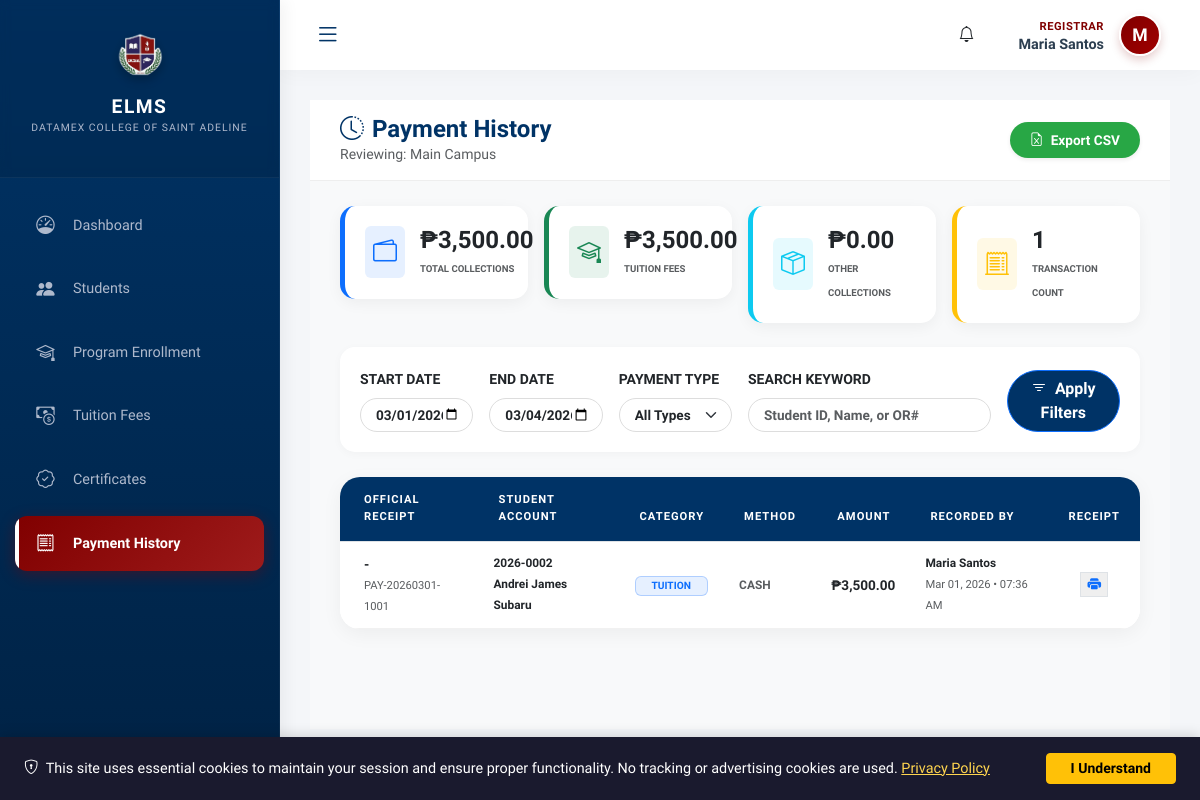
Screenshot of /modules/registrar/payment_history.php (signed in) with the database file from the repository.
### tables this page shows
CREATE TABLE `branches` (
  `id` int(10) UNSIGNED NOT NULL,
  `school_id` int(10) UNSIGNED NOT NULL,
  `name` varchar(100) NOT NULL,
  `address` text DEFAULT NULL
);

CREATE TABLE `payments` (
  `id` int(10) UNSIGNED NOT NULL,
  `reference_no` varchar(50) DEFAULT NULL,
  `or_number` varchar(50) DEFAULT NULL,
  `student_id` int(10) UNSIGNED NOT NULL,
  `amount` decimal(10,2) NOT NULL,
  `payment_type` varchar(100) DEFAULT NULL,
  `other_type_description` varchar(255) DEFAULT NULL,
  `description` text DEFAULT NULL,
  `academic_year_id` int(10) UNSIGNED DEFAULT NULL,
  `semester` enum('1st','2nd','summer') DEFAULT NULL,
  `term` enum('prelim','midterm','prefinals','finals','full','downpayment') DEFAULT NULL,
  `branch_id` int(10) UNSIGNED DEFAULT NULL,
  `recorded_by` int(10) UNSIGNED DEFAULT NULL,
  `payment_method` enum('cash','bank_transfer','online','check') DEFAULT 'cash',
  `status` enum('pending','verified','rejected') DEFAULT 'pending',
  `verified_by` int(10) UNSIGNED DEFAULT NULL,
  `verified_at` datetime DEFAULT NULL,
  `rejection_reason` text DEFAULT NULL,
  `proof_file` varchar(255) DEFAULT NULL,
  `created_at` timestamp NOT NULL DEFAULT current_timestamp()
);

CREATE TABLE `students` (
  `user_id` int(10) UNSIGNED NOT NULL,
  `student_no` varchar(20) NOT NULL,
  `lrn` varchar(12) DEFAULT NULL,
  `course_id` int(10) UNSIGNED DEFAULT NULL,
  `program_type` enum('college','shs') DEFAULT NULL,
  `student_type` enum('regular','irregular','transferee') NOT NULL DEFAULT 'regular',
  `previous_school` varchar(255) DEFAULT NULL
);

### config/db.php (called while the page is built, shortened)
<?php
if (!function_exists('clean_input')) {
    function clean_input($data) {
        $data = trim($data);
        $data = stripslashes($data);
        $data = htmlspecialchars($data, ENT_QUOTES, 'UTF-8');
        return $data;
    }
}
?>

### modules/registrar/payment_history.php (the view, shortened to what this page needs)
<?php
require_once '../../config/init.php';
$registrar_id = $_SESSION['user_id'];
$registrar_profile = $conn->query("SELECT branch_id FROM user_profiles WHERE user_id = $registrar_id")->fetch_assoc();
$branch_id = (int)($registrar_profile['branch_id'] ?? 0);
$branch = $conn->query("SELECT * FROM branches WHERE id = $branch_id")->fetch_assoc();
$start_date = $_GET['start_date'] ?? date('Y-m-01');
$end_date = $_GET['end_date'] ?? date('Y-m-d');
$search = clean_input($_GET['search'] ?? '');
$where = "(p.branch_id = ? OR p.branch_id IS NULL)";
$params = [$branch_id];
$types = "i";
if ($start_date && $end_date) {
    $where .= " AND DATE(p.created_at) BETWEEN ? AND ?";
    $params[] = $start_date;
    $params[] = $end_date;
    $types .= "ss";
}
$summary_stmt = $conn->prepare("
    SELECT
        COUNT(*) as total_count,
        SUM(amount) as total_amount,
        SUM(CASE WHEN LOWER(payment_type) = 'tuition' THEN amount ELSE 0 END) as tuition_total,
        SUM(CASE WHEN LOWER(payment_type) != 'tuition' THEN amount ELSE 0 END) as other_total
    FROM payments p
    INNER JOIN students s ON p.student_id = s.user_id
    INNER JOIN user_profiles up ON s.user_id = up.user_id
    WHERE $where
");
$summary_stmt->bind_param($types, ...$params);
$summary_stmt->execute();
$summary = $summary_stmt->get_result()->fetch_assoc();
$payments_stmt = $conn->prepare("
    SELECT p.*, s.student_no,
           CONCAT(up.first_name, ' ', up.last_name) as student_name,
           CONCAT(rec.first_name, ' ', rec.last_name) as recorded_by_name,
           ay.year_name
    FROM payments p
    INNER JOIN students s ON p.student_id = s.user_id
    INNER JOIN user_profiles up ON s.user_id = up.user_id
    LEFT JOIN user_profiles rec ON p.recorded_by = rec.user_id
    LEFT JOIN academic_years ay ON p.academic_year_id = ay.id
    WHERE $where
    ORDER BY p.created_at DESC
");
$payments_stmt->bind_param($types, ...$params);
$payments_stmt->execute();
$payments = $payments_stmt->get_result();
include '../../includes/header.php';
?>
<link rel="stylesheet" href="css/payment_history.css">
<div class="header-fixed-part animate__animated animate__fadeInDown">
    <div class="d-flex justify-content-between align-items-center flex-wrap gap-2">
        <div>
            <h4 class="fw-bold mb-0" style="color: var(--blue);"><i class="bi bi-clock-history me-2 text-maroon"></i>Payment History</h4>
            <p class="text-muted small mb-0">Reviewing: <?php echo htmlspecialchars($branch['name'] ?? 'General Branch'); ?></p>
        </div>
        <div class="d-flex gap-2">
            <button class="btn btn-excel shadow-sm" onclick="exportToExcel()">
                <i class="bi bi-file-earmark-excel me-1"></i> Export CSV
            </button>
        </div>
    </div>
</div>
<div class="body-scroll-part">
    <div class="row g-3 mb-4 animate__animated animate__fadeIn">
        <div class="col-md-3">
            <div class="finance-stat-card border-start border-primary border-5">
                <div class="p-2 bg-primary bg-opacity-10 text-primary rounded"><i class="bi bi-wallet2 fs-4"></i></div>
                <div><h4 class="mb-0 fw-bold">₱<?php echo number_format($summary['total_amount'] ?? 0, 2); ?></h4><small class="text-muted text-uppercase fw-bold" style="font-size:0.6rem;">Total Collections</small></div>
            </div>
        </div>
        <div class="col-md-3">
            <div class="finance-stat-card border-start border-success border-5">
                <div class="p-2 bg-success bg-opacity-10 text-success rounded"><i class="bi bi-mortarboard fs-4"></i></div>
                <div><h4 class="mb-0 fw-bold">₱<?php echo number_format($summary['tuition_total'] ?? 0, 2); ?></h4><small class="text-muted text-uppercase fw-bold" style="font-size:0.6rem;">Tuition Fees</small></div>
            </div>
        </div>
        <div class="col-md-3">
            <div class="finance-stat-card border-start border-info border-5">
                <div class="p-2 bg-info bg-opacity-10 text-info rounded"><i class="bi bi-box-seam fs-4"></i></div>
                <div><h4 class="mb-0 fw-bold">₱<?php echo number_format($summary['other_total'] ?? 0, 2); ?></h4><small class="text-muted text-uppercase fw-bold" style="font-size:0.6rem;">Other Collections</small></div>
            </div>
        </div>
        <div class="col-md-3">
            <div class="finance-stat-card border-start border-warning border-5">
                <div class="p-2 bg-warning bg-opacity-10 text-warning rounded"><i class="bi bi-receipt-cutoff fs-4"></i></div>
                <div><h4 class="mb-0 fw-bold"><?php echo number_format($summary['total_count'] ?? 0); ?></h4><small class="text-muted text-uppercase fw-bold" style="font-size:0.6rem;">Transaction Count</small></div>
            </div>
        </div>
    </div>
    <div class="filter-card animate__animated animate__fadeIn">
        <form method="GET" class="row g-3">
            <div class="col-md-2">
                <label class="form-label small fw-bold">START DATE</label>
                <input type="date" class="form-control modern-input" name="start_date" value="<?php echo $start_date; ?>">
            </div>
            <div class="col-md-2">
                <label class="form-label small fw-bold">END DATE</label>
                <input type="date" class="form-control modern-input" name="end_date" value="<?php echo $end_date; ?>">
            </div>
            <div class="col-md-2">
                <label class="form-label small fw-bold">PAYMENT TYPE</label>
                <select class="form-select modern-input" name="payment_type">
                    <option value="all">All Types</option>
                </select>
            </div>
            <div class="col-md-4">
                <label class="form-label small fw-bold">SEARCH KEYWORD</label>
                <input type="text" class="form-control modern-input" name="search" value="<?php echo htmlspecialchars($search); ?>" placeholder="Student ID, Name, or OR#">
            </div>
            <div class="col-md-2 d-flex align-items-end">
                <button type="submit" class="btn btn-primary w-100 rounded-pill fw-bold" style="background-color: var(--blue);">
                    <i class="bi bi-filter me-1"></i> Apply Filters
                </button>
            </div>
        </form>
    </div>
    <div class="main-card-modern animate__animated animate__fadeInUp">
        <div class="table-responsive">
            <table class="table table-hover table-modern align-middle mb-0" id="paymentsTable">
                <thead>
                    <tr>
                        <th class="ps-4">Official Receipt</th>
                        <th>Student Account</th>
                        <th>Category</th>
                        <th>Method</th>
                        <th class="text-end">Amount</th>
                        <th>Recorded By</th>
                        <th class="text-center">Receipt</th>
                    </tr>
                </thead>
                <tbody>
                    <?php if ($payments->num_rows == 0): ?>
                        <tr><td colspan="7" class="text-center py-5 text-muted">No matching transaction records found.</td></tr>
                    <?php else: while ($p = $payments->fetch_assoc()):
                        $type_lower = strtolower($p['payment_type'] ?? 'other');
                        $type_colors = ['tuition' => 'primary', 'other' => 'secondary'];
                        $color = $type_colors[$type_lower] ?? 'secondary';
                    ?>
                    <tr>
                        <td class="ps-4">
                            <div class="fw-bold text-dark"><?php echo htmlspecialchars($p['or_number'] ?? '-'); ?></div>
                            <small class="text-muted" style="font-size:0.7rem;"><?php echo $p['reference_no']; ?></small>
                        </td>
                        <td>
                            <div class="fw-bold text-maroon small"><?php echo htmlspecialchars($p['student_no']); ?></div>
                            <small class="text-dark fw-semibold"><?php echo htmlspecialchars($p['student_name']); ?></small>
                        </td>
                        <td>
                            <span class="badge bg-<?php echo $color; ?> bg-opacity-10 text-<?php echo $color; ?> border border-<?php echo $color; ?> border-opacity-25 px-3">
                                <?php echo strtoupper($p['payment_type']); ?>
                            </span>
                        </td>
                        <td><small class="text-muted fw-bold"><?php echo strtoupper($p['payment_method']); ?></small></td>
                        <td class="text-end fw-bold text-blue">₱<?php echo number_format($p['amount'], 2); ?></td>
                        <td>
                            <div class="small fw-bold text-dark"><?php echo htmlspecialchars($p['recorded_by_name'] ?? '-'); ?></div>
                            <small class="text-muted" style="font-size:0.7rem;"><?php echo date('M d, Y • h:i A', strtotime($p['created_at'])); ?></small>
                        </td>
                        <td class="text-center">
                            <button class="action-btn-circle text-primary border" onclick="printReceipt(<?php echo $p['id']; ?>)">
                                <i class="bi bi-printer-fill"></i>
                            </button>
                        </td>
                    </tr>
                    <?php endwhile; endif; ?>
                </tbody>
            </table>
        </div>
    </div>
</div>
<?php include '../../includes/footer.php'; ?>
</body>
</html>

### modules/registrar/css/payment_history.css (style rules this page uses)
html, body { height: 100%; margin: 0; overflow: hidden; }
.header-fixed-part { flex: 0 0 auto; background: white; padding: 15px 30px; border-bottom: 1px solid #eee; z-index: 10; }
.body-scroll-part { flex: 1 1 auto; overflow-y: auto; padding: 25px 30px 100px 30px; background-color: #f8f9fa; }
.finance-stat-card { background: white; border-radius: 15px; padding: 20px; border: none; box-shadow: 0 4px 15px rgba(0,0,0,0.05); display: flex; align-items: center; gap: 15px; transition: 0.3s; }
.filter-card { background: white; border-radius: 15px; padding: 20px; box-shadow: 0 2px 10px rgba(0,0,0,0.03); margin-bottom: 25px; }
.modern-input { border-radius: 50px; border: 1px solid #ddd; font-size: 0.85rem; font-weight: 600; padding-left: 15px; }
.main-card-modern { background: white; border-radius: 20px; border: none; box-shadow: 0 5px 20px rgba(0,0,0,0.05); overflow: hidden; }
.table-modern thead th { background: var(--blue); color: white; font-size: 0.7rem; text-transform: uppercase; letter-spacing: 1px; padding: 15px 20px; position: sticky; top: -1px; z-index: 5; }
.table-modern tbody td { padding: 12px 15px; vertical-align: middle; border-bottom: 1px solid #f1f1f1; font-size: 0.85rem; }
.btn-excel { background-color: #28a745; color: white; border-radius: 50px; border: none; font-weight: 700; padding: 8px 20px; font-size: 0.85rem; transition: 0.3s; }

### includes/header.php (style rules this page uses)
:root { --maroon: #800000; --maroon-light: #9e1b1b; --blue: #003366; --blue-dark: #002244; --text-light: #ecf0f1; --text-muted: #aeb9cc; --sidebar-width: 280px; --header-height: 70px; --transition-speed: 0.3s; }
body { font-family: 'Public Sans', sans-serif; background-color: #f4f6f9; margin: 0; overflow-x: hidden; }
.header-fixed-part { z-index: 50 !important; }

### rows the page displays
branches: name "Main Campus"
payments: or_number "-", reference_no "PAY-20260301-1001", student.student_no "2026-0002", student_name "Andrei James Subaru", payment_type "TUITION", payment_method "CASH", amount "3,500.00", recorded_by_name "Maria Santos", created_at "Mar 01, 2026 • 07:36 AM"

### other values shown
$_SESSION['role'] "REGISTRAR"
$_SESSION['name'] "Maria Santos"
substr($_SESSION['name'] ?? 'U', 0, 1) "M"
$summary['total_amount'] "3,500.00"
$summary['tuition_total'] "3,500.00"
$summary['other_total'] "0.00"
$summary['total_count'] "1"
